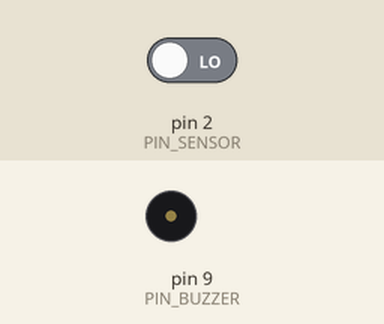
The sketch below on a simulated Arduino Uno, built with avr-gcc and run on an emulated ATmega328P. On the bench: buzzer (waves = sounding, pin HIGH). The test bench sets the inputs (shaded band); at power-on: pin 2 (PIN_SENSOR) LOW.

Above: at 1.2 s.
1.3 s: pin 2 (PIN_SENSOR) driven HIGH
At 1.9 s:
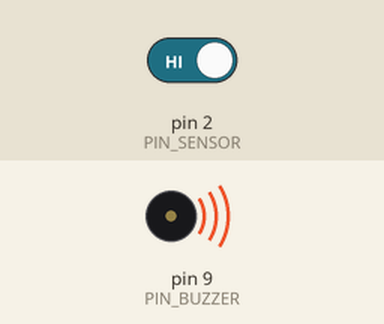
2.8 s: pin 2 (PIN_SENSOR) driven LOW
At 3.1 s:
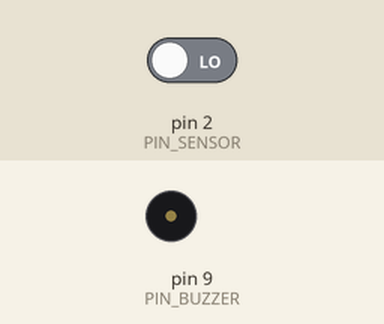
Timing chart, 0 to 5.8 s (numbered marks = the images above; inputs shaded):
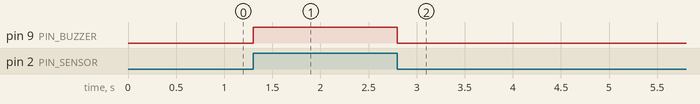

The sketch:

Detector_Obstaculos.ino
```cpp
const int PIN_SENSOR = 2;
const int PIN_BUZZER = 9;

void setup() {
  pinMode(PIN_SENSOR, INPUT);
  pinMode(PIN_BUZZER, OUTPUT);
}

void loop() {

  int lectura = digitalRead(PIN_SENSOR);

  // ahora:
  // HIGH = hay obstáculo
  // LOW  = no hay obstáculo

  if (lectura == HIGH) {
    digitalWrite(PIN_BUZZER, HIGH);   // Suena
  }
  else {
    digitalWrite(PIN_BUZZER,LOW);       // Silencio
  }

}
```

Measured:
- after the input at 1.3 s, pin 9 (PIN_BUZZER): LOW → HIGH at once
- after the input at 2.8 s, pin 9 (PIN_BUZZER): HIGH → LOW at once
